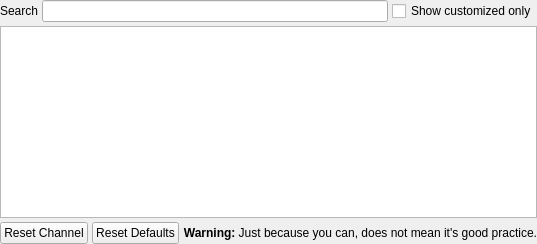
            <widget class="QWidget" name="colourTab">
             <attribute name="title">
              <string>Events</string>
             </attribute>
             <layout class="QVBoxLayout" name="verticalLayout_3">
              <property name="spacing">
               <number>4</number>
              </property>
              <property name="leftMargin">
               <number>0</number>
              </property>
              <property name="topMargin">
               <number>0</number>
              </property>
              <property name="rightMargin">
               <number>0</number>
              </property>
              <property name="bottomMargin">
               <number>0</number>
              </property>
              <item>
               <layout class="QHBoxLayout" name="horizontalLayout_19">
                <item>
                 <widget class="QLabel" name="label_6">
                  <property name="text">
                   <string>Search</string>
                  </property>
                 </widget>
                </item>
                <item>
                 <widget class="QLineEdit" name="channelSearch"/>
                </item>
                <item>
                 <widget class="QCheckBox" name="chanCustomizedOnly">
                  <property name="text">
                   <string>Show customized only</string>
                  </property>
                 </widget>
                </item>
               </layout>
              </item>
              <item>
               <widget class="QTreeView" name="chanView">
                <property name="sizePolicy">
                 <sizepolicy hsizetype="Expanding" vsizetype="Expanding">
                  <horstretch>0</horstretch>
                  <verstretch>0</verstretch>
                 </sizepolicy>
                </property>
               </widget>
              </item>
              <item>
               <layout class="QHBoxLayout" name="horizontalLayout_20">
                <item>
                 <widget class="QPushButton" name="resetOneChannel">
                  <property name="sizePolicy">
                   <sizepolicy hsizetype="Minimum" vsizetype="Minimum">
                    <horstretch>0</horstretch>
                    <verstretch>0</verstretch>
                   </sizepolicy>
                  </property>
                  <property name="text">
                   <string>Reset Channel</string>
                  </property>
                 </widget>
                </item>
                <item>
                 <widget class="QPushButton" name="resetChannelDefaults">
                  <property name="sizePolicy">
                   <sizepolicy hsizetype="Minimum" vsizetype="Minimum">
                    <horstretch>0</horstretch>
                    <verstretch>0</verstretch>
                   </sizepolicy>
                  </property>
                  <property name="text">
                   <string>Reset Defaults</string>
                  </property>
                 </widget>
                </item>
                <item>
                 <widget class="QLabel" name="eventsWarningLabel">
                  <property name="sizePolicy">
                   <sizepolicy hsizetype="Expanding" vsizetype="Preferred">
                    <horstretch>0</horstretch>
                    <verstretch>0</verstretch>
                   </sizepolicy>
                  </property>
                  <property name="text">
                   <string>&lt;html&gt;&lt;head/&gt;&lt;body&gt;&lt;p&gt;&lt;span style=&quot; font-weight:600;&quot;&gt;Warning: &lt;/span&gt;Just because you can, does not mean it's good practice.&lt;/p&gt;&lt;/body&gt;&lt;/html&gt;</string>
                  </property>
                  <property name="alignment">
                   <set>Qt::AlignRight|Qt::AlignTrailing|Qt::AlignVCenter</set>
                  </property>
                 </widget>
                </item>
               </layout>
              </item>
             </layout>
            </widget>
